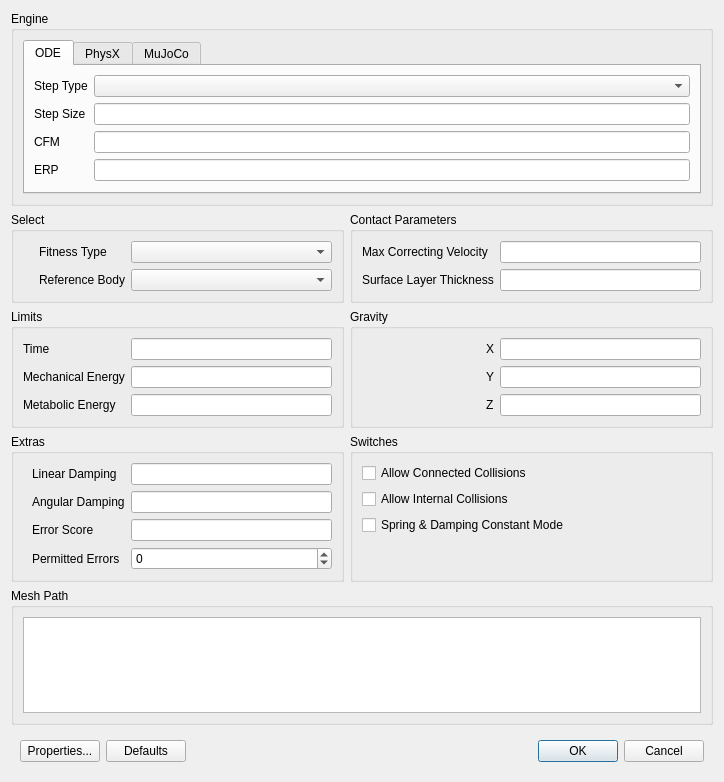
<?xml version="1.0" encoding="UTF-8"?>
<ui version="4.0">
 <class>DialogGlobal</class>
 <widget class="QDialog" name="DialogGlobal">
  <property name="geometry">
   <rect>
    <x>0</x>
    <y>0</y>
    <width>658</width>
    <height>782</height>
   </rect>
  </property>
  <property name="windowTitle">
   <string>Dialog</string>
  </property>
  <layout class="QGridLayout" name="gridLayout_10">
   <item row="0" column="0" colspan="2">
    <widget class="QGroupBox" name="groupBox_6">
     <property name="title">
      <string>Engine</string>
     </property>
     <layout class="QGridLayout" name="gridLayout_3">
      <item row="0" column="0">
       <widget class="QTabWidget" name="tabWidget">
        <property name="currentIndex">
         <number>0</number>
        </property>
        <widget class="QWidget" name="ODE">
         <attribute name="title">
          <string>ODE</string>
         </attribute>
         <layout class="QGridLayout" name="gridLayout">
          <item row="3" column="0">
           <widget class="QLabel" name="labelERP">
            <property name="text">
             <string>ERP</string>
            </property>
           </widget>
          </item>
          <item row="1" column="1">
           <widget class="LineEditDouble" name="lineEditStepSize">
            <property name="toolTip">
             <string>Integration step size (typical values 1e-3 to 1e-5)</string>
            </property>
           </widget>
          </item>
          <item row="0" column="0">
           <widget class="QLabel" name="label_9">
            <property name="text">
             <string>Step Type</string>
            </property>
           </widget>
          </item>
          <item row="2" column="1">
           <widget class="LineEditDouble" name="lineEditCFM">
            <property name="toolTip">
             <string>Constraint Force Mixing parameter (typically 1e-10)</string>
            </property>
           </widget>
          </item>
          <item row="3" column="1">
           <widget class="LineEditDouble" name="lineEditERP">
            <property name="toolTip">
             <string>Error Reduction Parameter (typically 0.1 for soft and 0.8 for hard simulations)</string>
            </property>
           </widget>
          </item>
          <item row="2" column="0">
           <widget class="QLabel" name="labelCFM">
            <property name="text">
             <string>CFM</string>
            </property>
           </widget>
          </item>
          <item row="1" column="0">
           <widget class="QLabel" name="label_16">
            <property name="text">
             <string>Step Size</string>
            </property>
           </widget>
          </item>
          <item row="0" column="1">
           <widget class="QComboBox" name="comboBoxStepType">
            <property name="minimumSize">
             <size>
              <width>201</width>
              <height>0</height>
             </size>
            </property>
            <property name="toolTip">
             <string>Integration engine to use</string>
            </property>
           </widget>
          </item>
         </layout>
        </widget>
        <widget class="QWidget" name="PhysX">
         <attribute name="title">
          <string>PhysX</string>
         </attribute>
        </widget>
        <widget class="QWidget" name="MuJoCo">
         <attribute name="title">
          <string>MuJoCo</string>
         </attribute>
        </widget>
       </widget>
      </item>
     </layout>
    </widget>
   </item>
   <item row="1" column="0">
    <widget class="QGroupBox" name="groupBox_2">
     <property name="title">
      <string>Select</string>
     </property>
     <layout class="QGridLayout" name="gridLayout_9">
      <item row="0" column="2">
       <widget class="QComboBox" name="comboBoxFitnessType">
        <property name="minimumSize">
         <size>
          <width>201</width>
          <height>0</height>
         </size>
        </property>
       </widget>
      </item>
      <item row="0" column="1">
       <widget class="QLabel" name="label_8">
        <property name="text">
         <string>Fitness Type</string>
        </property>
       </widget>
      </item>
      <item row="0" column="0">
       <spacer name="horizontalSpacer_3">
        <property name="orientation">
         <enum>Qt::Horizontal</enum>
        </property>
        <property name="sizeHint" stdset="0">
         <size>
          <width>40</width>
          <height>20</height>
         </size>
        </property>
       </spacer>
      </item>
      <item row="1" column="2">
       <widget class="QComboBox" name="comboBoxDistanceTravelledBodyIDName"/>
      </item>
      <item row="1" column="1">
       <widget class="QLabel" name="label_10">
        <property name="text">
         <string>Reference Body</string>
        </property>
       </widget>
      </item>
     </layout>
    </widget>
   </item>
   <item row="1" column="1">
    <widget class="QGroupBox" name="groupBox_9">
     <property name="sizePolicy">
      <sizepolicy hsizetype="Preferred" vsizetype="Preferred">
       <horstretch>0</horstretch>
       <verstretch>0</verstretch>
      </sizepolicy>
     </property>
     <property name="title">
      <string>Contact Parameters</string>
     </property>
     <layout class="QGridLayout" name="gridLayout_6">
      <item row="0" column="0">
       <spacer name="horizontalSpacer_7">
        <property name="orientation">
         <enum>Qt::Horizontal</enum>
        </property>
        <property name="sizeHint" stdset="0">
         <size>
          <width>16</width>
          <height>20</height>
         </size>
        </property>
       </spacer>
      </item>
      <item row="0" column="1">
       <widget class="QLabel" name="label_18">
        <property name="text">
         <string>Max Correcting Velocity</string>
        </property>
       </widget>
      </item>
      <item row="0" column="2">
       <widget class="LineEditDouble" name="lineEditContactMaxCorrectingVel">
        <property name="sizePolicy">
         <sizepolicy hsizetype="Preferred" vsizetype="Fixed">
          <horstretch>0</horstretch>
          <verstretch>0</verstretch>
         </sizepolicy>
        </property>
        <property name="minimumSize">
         <size>
          <width>201</width>
          <height>0</height>
         </size>
        </property>
       </widget>
      </item>
      <item row="1" column="1">
       <widget class="QLabel" name="label_17">
        <property name="text">
         <string>Surface Layer Thickness</string>
        </property>
       </widget>
      </item>
      <item row="1" column="2">
       <widget class="LineEditDouble" name="lineEditContactSurfaceLayer">
        <property name="sizePolicy">
         <sizepolicy hsizetype="Preferred" vsizetype="Fixed">
          <horstretch>0</horstretch>
          <verstretch>0</verstretch>
         </sizepolicy>
        </property>
       </widget>
      </item>
     </layout>
    </widget>
   </item>
   <item row="2" column="0">
    <widget class="QGroupBox" name="groupBox_7">
     <property name="title">
      <string>Limits</string>
     </property>
     <layout class="QGridLayout" name="gridLayout_8">
      <item row="0" column="2">
       <widget class="LineEditDouble" name="lineEditTimeLimit">
        <property name="minimumSize">
         <size>
          <width>201</width>
          <height>0</height>
         </size>
        </property>
       </widget>
      </item>
      <item row="1" column="1">
       <widget class="QLabel" name="label_20">
        <property name="text">
         <string>Mechanical Energy</string>
        </property>
       </widget>
      </item>
      <item row="2" column="2">
       <widget class="LineEditDouble" name="lineEditMetabolicEnergyLimit"/>
      </item>
      <item row="0" column="1">
       <widget class="QLabel" name="label_21">
        <property name="text">
         <string>Time</string>
        </property>
       </widget>
      </item>
      <item row="1" column="2">
       <widget class="LineEditDouble" name="lineEditMechanicalEnergyLimit"/>
      </item>
      <item row="2" column="1">
       <widget class="QLabel" name="label_19">
        <property name="text">
         <string>Metabolic Energy</string>
        </property>
       </widget>
      </item>
      <item row="0" column="0">
       <spacer name="horizontalSpacer_4">
        <property name="orientation">
         <enum>Qt::Horizontal</enum>
        </property>
        <property name="sizeHint" stdset="0">
         <size>
          <width>40</width>
          <height>20</height>
         </size>
        </property>
       </spacer>
      </item>
     </layout>
    </widget>
   </item>
   <item row="2" column="1">
    <widget class="QGroupBox" name="groupBox_5">
     <property name="title">
      <string>Gravity</string>
     </property>
     <layout class="QGridLayout" name="gridLayout_5">
      <item row="0" column="1">
       <widget class="QLabel" name="label_11">
        <property name="text">
         <string>X</string>
        </property>
       </widget>
      </item>
      <item row="0" column="2">
       <widget class="LineEditDouble" name="lineEditGravityX">
        <property name="sizePolicy">
         <sizepolicy hsizetype="Preferred" vsizetype="Fixed">
          <horstretch>0</horstretch>
          <verstretch>0</verstretch>
         </sizepolicy>
        </property>
        <property name="minimumSize">
         <size>
          <width>201</width>
          <height>0</height>
         </size>
        </property>
       </widget>
      </item>
      <item row="1" column="1">
       <widget class="QLabel" name="label_12">
        <property name="text">
         <string>Y</string>
        </property>
       </widget>
      </item>
      <item row="1" column="2">
       <widget class="LineEditDouble" name="lineEditGravityY">
        <property name="sizePolicy">
         <sizepolicy hsizetype="Preferred" vsizetype="Fixed">
          <horstretch>0</horstretch>
          <verstretch>0</verstretch>
         </sizepolicy>
        </property>
       </widget>
      </item>
      <item row="2" column="1">
       <widget class="QLabel" name="label_13">
        <property name="text">
         <string>Z</string>
        </property>
       </widget>
      </item>
      <item row="2" column="2">
       <widget class="LineEditDouble" name="lineEditGravityZ">
        <property name="sizePolicy">
         <sizepolicy hsizetype="Preferred" vsizetype="Fixed">
          <horstretch>0</horstretch>
          <verstretch>0</verstretch>
         </sizepolicy>
        </property>
       </widget>
      </item>
      <item row="0" column="0">
       <spacer name="horizontalSpacer_8">
        <property name="orientation">
         <enum>Qt::Horizontal</enum>
        </property>
        <property name="sizeHint" stdset="0">
         <size>
          <width>40</width>
          <height>20</height>
         </size>
        </property>
       </spacer>
      </item>
     </layout>
    </widget>
   </item>
   <item row="3" column="0">
    <widget class="QGroupBox" name="groupBox_8">
     <property name="title">
      <string>Extras</string>
     </property>
     <layout class="QGridLayout" name="gridLayout_7">
      <item row="0" column="0">
       <spacer name="horizontalSpacer_9">
        <property name="orientation">
         <enum>Qt::Horizontal</enum>
        </property>
        <property name="sizeHint" stdset="0">
         <size>
          <width>40</width>
          <height>20</height>
         </size>
        </property>
       </spacer>
      </item>
      <item row="0" column="1">
       <widget class="QLabel" name="label_14">
        <property name="text">
         <string>Linear Damping</string>
        </property>
       </widget>
      </item>
      <item row="0" column="2">
       <widget class="LineEditDouble" name="lineEditLinearDamping">
        <property name="sizePolicy">
         <sizepolicy hsizetype="Preferred" vsizetype="Fixed">
          <horstretch>0</horstretch>
          <verstretch>0</verstretch>
         </sizepolicy>
        </property>
        <property name="minimumSize">
         <size>
          <width>201</width>
          <height>0</height>
         </size>
        </property>
       </widget>
      </item>
      <item row="1" column="1">
       <widget class="QLabel" name="label_15">
        <property name="text">
         <string>Angular Damping</string>
        </property>
       </widget>
      </item>
      <item row="1" column="2">
       <widget class="LineEditDouble" name="lineEditAngularDamping">
        <property name="sizePolicy">
         <sizepolicy hsizetype="Preferred" vsizetype="Fixed">
          <horstretch>0</horstretch>
          <verstretch>0</verstretch>
         </sizepolicy>
        </property>
       </widget>
      </item>
      <item row="2" column="1">
       <widget class="QLabel" name="label_3">
        <property name="text">
         <string>Error Score</string>
        </property>
       </widget>
      </item>
      <item row="2" column="2">
       <widget class="LineEditDouble" name="lineEditNumericalErrorScore">
        <property name="sizePolicy">
         <sizepolicy hsizetype="Preferred" vsizetype="Fixed">
          <horstretch>0</horstretch>
          <verstretch>0</verstretch>
         </sizepolicy>
        </property>
       </widget>
      </item>
      <item row="3" column="1">
       <widget class="QLabel" name="label_2">
        <property name="text">
         <string>Permitted Errors</string>
        </property>
       </widget>
      </item>
      <item row="3" column="2">
       <widget class="QSpinBox" name="spinBoxPermittedErrorCount">
        <property name="minimum">
         <number>-1</number>
        </property>
        <property name="maximum">
         <number>999999</number>
        </property>
       </widget>
      </item>
     </layout>
    </widget>
   </item>
   <item row="3" column="1">
    <widget class="QGroupBox" name="groupBox_4">
     <property name="title">
      <string>Switches</string>
     </property>
     <layout class="QGridLayout" name="gridLayout_4">
      <item row="0" column="0">
       <widget class="QCheckBox" name="checkBoxAllowConnectedCollisions">
        <property name="minimumSize">
         <size>
          <width>0</width>
          <height>20</height>
         </size>
        </property>
        <property name="text">
         <string>Allow Connected Collisions</string>
        </property>
       </widget>
      </item>
      <item row="1" column="0">
       <widget class="QCheckBox" name="checkBoxAllowInternalCollisions">
        <property name="minimumSize">
         <size>
          <width>0</width>
          <height>20</height>
         </size>
        </property>
        <property name="text">
         <string>Allow Internal Collisions</string>
        </property>
       </widget>
      </item>
      <item row="2" column="0">
       <widget class="QCheckBox" name="checkBoxSpringDamping">
        <property name="minimumSize">
         <size>
          <width>0</width>
          <height>20</height>
         </size>
        </property>
        <property name="text">
         <string>Spring &amp;&amp; Damping Constant Mode</string>
        </property>
       </widget>
      </item>
      <item row="3" column="0">
       <spacer name="verticalSpacer">
        <property name="orientation">
         <enum>Qt::Vertical</enum>
        </property>
        <property name="sizeHint" stdset="0">
         <size>
          <width>20</width>
          <height>40</height>
         </size>
        </property>
       </spacer>
      </item>
     </layout>
    </widget>
   </item>
   <item row="4" column="0" colspan="2">
    <widget class="QGroupBox" name="groupBox">
     <property name="title">
      <string>Mesh Path</string>
     </property>
     <layout class="QGridLayout" name="gridLayout_2">
      <item row="0" column="0">
       <widget class="QListWidget" name="listWidgetMeshPath">
        <property name="alternatingRowColors">
         <bool>true</bool>
        </property>
       </widget>
      </item>
     </layout>
    </widget>
   </item>
   <item row="5" column="0" colspan="2">
    <widget class="QWidget" name="widget" native="true">
     <property name="sizePolicy">
      <sizepolicy hsizetype="Preferred" vsizetype="Fixed">
       <horstretch>0</horstretch>
       <verstretch>0</verstretch>
      </sizepolicy>
     </property>
     <layout class="QHBoxLayout" name="horizontalLayout">
      <item>
       <widget class="QPushButton" name="pushButtonProperties">
        <property name="text">
         <string>Properties...</string>
        </property>
       </widget>
      </item>
      <item>
       <widget class="QPushButton" name="pushButtonDefaults">
        <property name="text">
         <string>Defaults</string>
        </property>
       </widget>
      </item>
      <item>
       <spacer name="horizontalSpacer">
        <property name="orientation">
         <enum>Qt::Horizontal</enum>
        </property>
        <property name="sizeHint" stdset="0">
         <size>
          <width>518</width>
          <height>20</height>
         </size>
        </property>
       </spacer>
      </item>
      <item>
       <widget class="QPushButton" name="pushButtonOK">
        <property name="text">
         <string>OK</string>
        </property>
        <property name="default">
         <bool>true</bool>
        </property>
       </widget>
      </item>
      <item>
       <widget class="QPushButton" name="pushButtonCancel">
        <property name="text">
         <string>Cancel</string>
        </property>
       </widget>
      </item>
     </layout>
    </widget>
   </item>
  </layout>
 </widget>
 <customwidgets>
  <customwidget>
   <class>LineEditDouble</class>
   <extends>QLineEdit</extends>
   <header>LineEditDouble.h</header>
  </customwidget>
 </customwidgets>
 <tabstops>
  <tabstop>comboBoxStepType</tabstop>
  <tabstop>lineEditCFM</tabstop>
  <tabstop>lineEditERP</tabstop>
  <tabstop>checkBoxAllowConnectedCollisions</tabstop>
  <tabstop>checkBoxAllowInternalCollisions</tabstop>
  <tabstop>comboBoxFitnessType</tabstop>
  <tabstop>comboBoxDistanceTravelledBodyIDName</tabstop>
  <tabstop>lineEditContactMaxCorrectingVel</tabstop>
  <tabstop>lineEditContactSurfaceLayer</tabstop>
  <tabstop>lineEditTimeLimit</tabstop>
  <tabstop>lineEditMechanicalEnergyLimit</tabstop>
  <tabstop>lineEditMetabolicEnergyLimit</tabstop>
  <tabstop>lineEditGravityX</tabstop>
  <tabstop>lineEditGravityY</tabstop>
  <tabstop>lineEditGravityZ</tabstop>
 </tabstops>
 <resources/>
 <connections/>
</ui>
